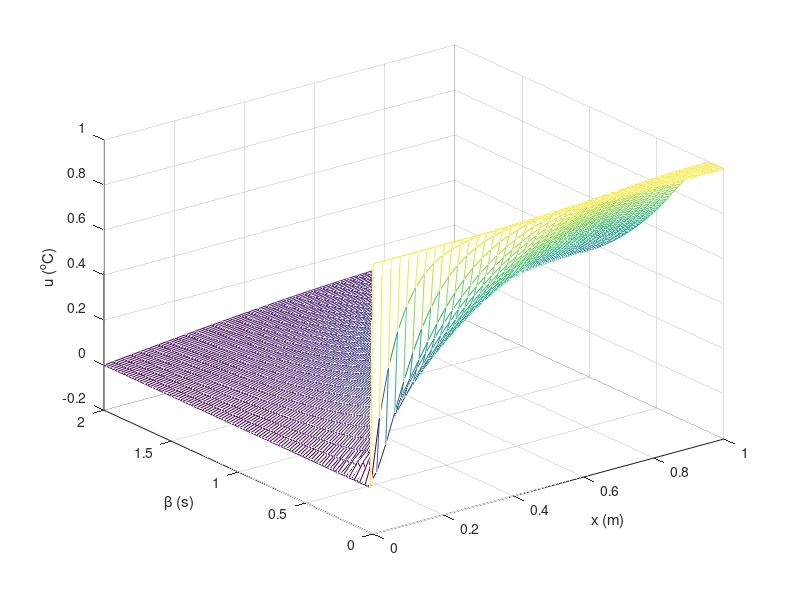

The MATLAB script that drew this image:
clc;clear;close all

ui = 1; L = 1;

nx = 40; ndx = nx - 1;
dx = L/ndx;
x = 0:dx:L;

nbeta= 100; ndbeta = nbeta - 1;
Lbeta = 2;
dbeta=Lbeta/ndbeta;
beta=0:dbeta:Lbeta;

u=zeros(nbeta,nx);
u(1,:)=ui;

for m = 1:nbeta-1
    A = zeros(nx,nx); b = zeros(nx,1);
    for i = 2:nx-1
        A(i,i-1)= 1/(4*dx^2);
        A(i,i)=  -(1/(2*dx^2)+1/dbeta);
        A(i,i+1)= 1/(4*dx^2);
        b(i)= -u(m,i)/dbeta-1/4*(u(m,i+1)-2*u(m,i)+u(m,i-1))/(dx^2);
    end
    A(1,1) = 1; b(1) = 0;
    A(nx,nx) = 1; A(nx,nx-1) = -1; b(nx) = 0;
    u(m+1,:) = (A\b);
end
mesh(x,beta,u)
xlabel('x (m)')
ylabel('\beta (s)')
zlabel('u (^oC)')